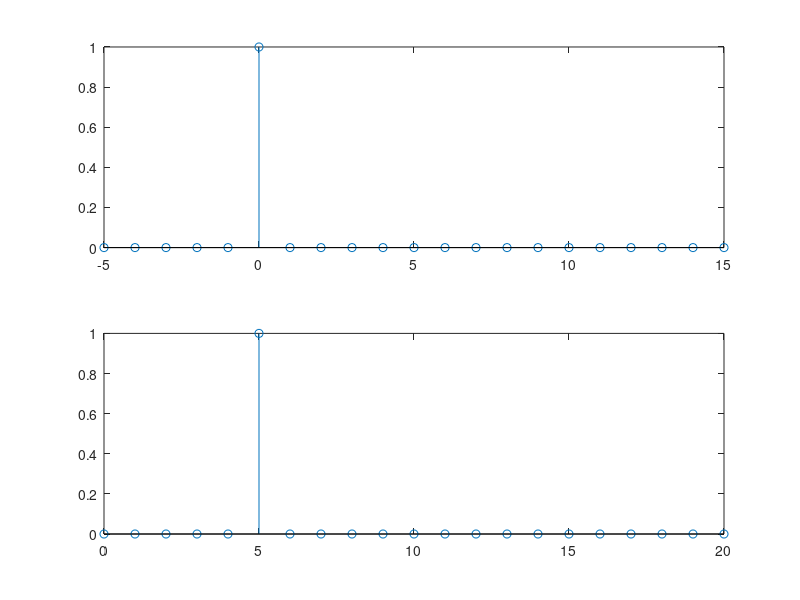
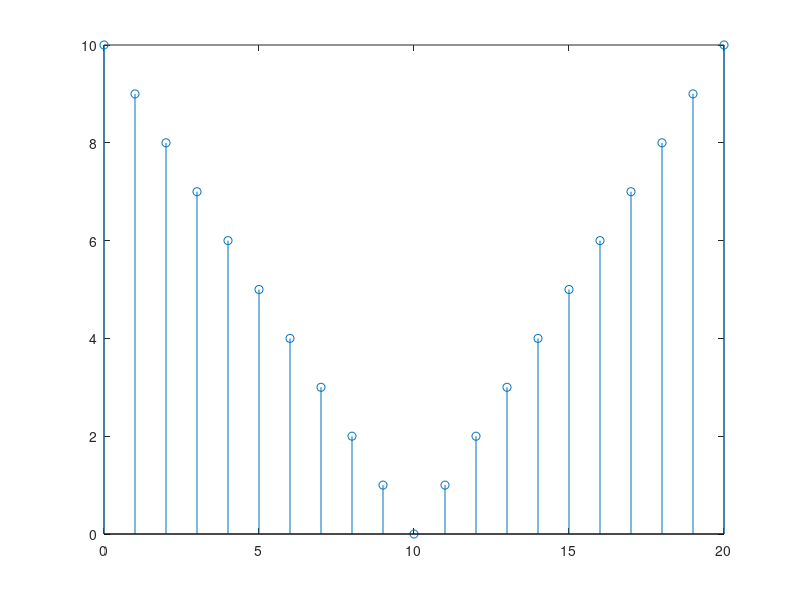
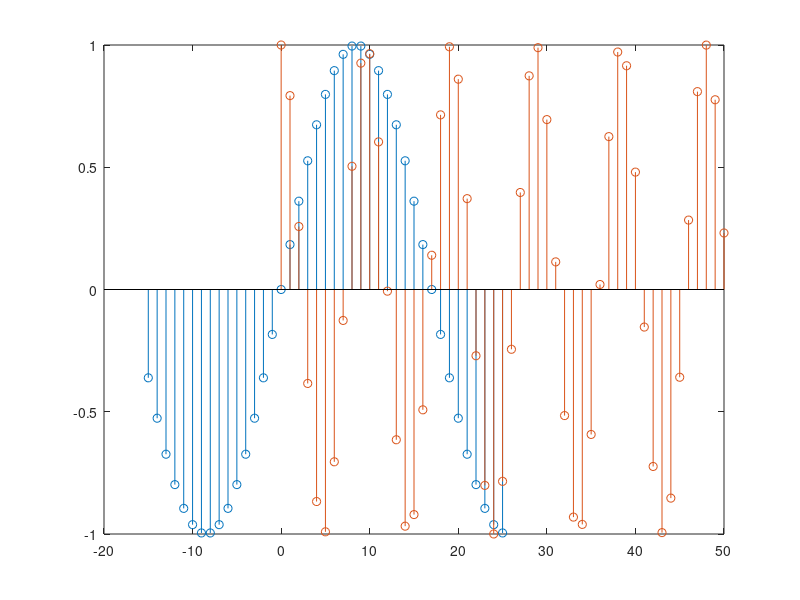
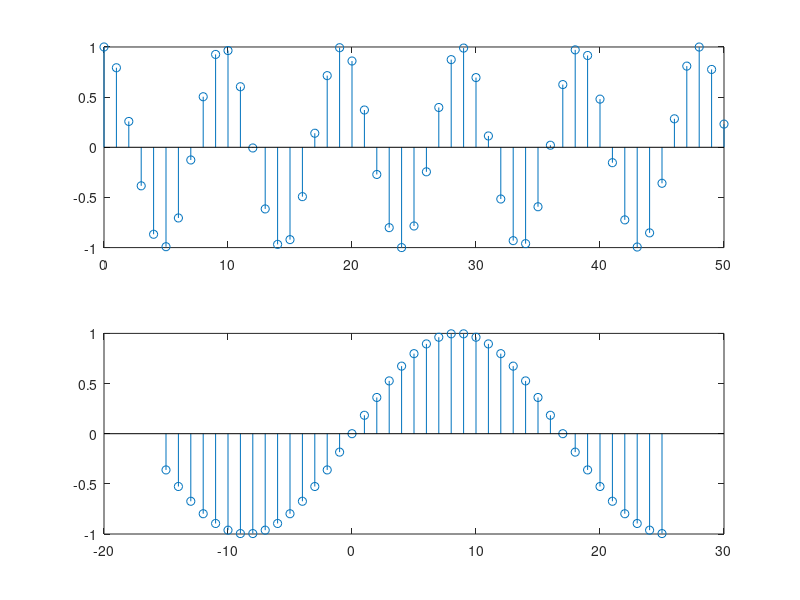

Write the MATLAB code that produced these figures, in order.
z=[0,0,0,0,0,1,0,0,0,0,0,0,0,0,0,0,0,0,0,0,0]  %declararea vectorilor z,n,m
n=0:20						
m=-5:15
%punctul a)
figure(1);
subplot(2,1,2), stem(n,z);			%graficul lui z in functie de n	
subplot(2,1,1), stem(m,z);			%graficul lui z in functie de m

%punctul b)
figure(2);
t=abs(10-n)
stem(n,t)					%graficul lui t in functie de n

%punctul c)
%ambele functii pe acelasi grafic
figure(3);
a=-15:25					%declararea vectorului a
x1=sin(pi*a/17)             %se calculeaza x1
stem (a,x1)                 %afisarea functiei
hold on
b=0:50						%declararea vectorului b
x2=cos(pi*b/sqrt(23))       %se calculeaza x2
stem (b,x2)                 %afisarea functiei
hold off

%functiile afisate separat in 2 miniferestre
figure(4);
a=-15:25					
x1=sin(pi*a/17)
subplot (2,1,2), stem (a,x1)
b=0:50						
x2=cos(pi*b/sqrt(23))
subplot (2,1,1), stem (b,x2)
